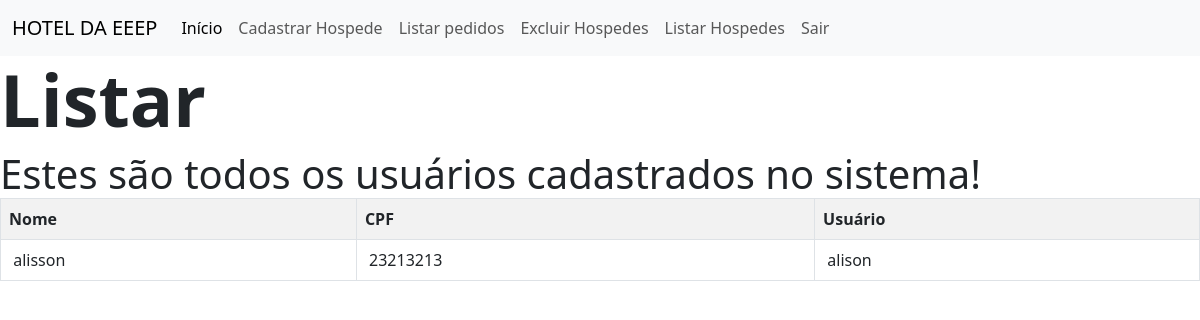
The app's page /ACadastro/ARecepcionista.php?page2=listar, older data.
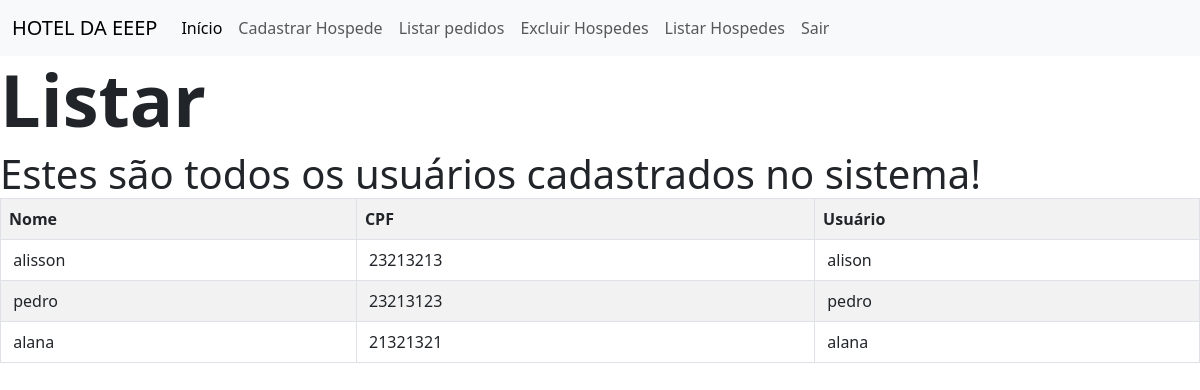
The same page, newer data.
### tables this page shows
CREATE TABLE `funcionarios` (
  `id` int(11) NOT NULL,
  `nome` varchar(255) NOT NULL,
  `cpf` varchar(255) NOT NULL,
  `supervisor` varchar(255) NOT NULL,
  `usuario` varchar(255) NOT NULL,
  `senha` varchar(255) NOT NULL,
  `funcionario` varchar(255) NOT NULL,
  `dinheiro` float NOT NULL
);

### cadastro/listar.php (the view, shortened to what this page needs)
<h1 class="display-2 fw-bold">Listar</h1>
<label class="display-6 fw-normal" for="">Estes são todos os usuários cadastrados no sistema!</label>
<?php
if ($_SESSION['func']=="gerente") {
    $sql="SELECT * FROM funcionarios";
} else {
    $sql="SELECT * FROM funcionarios where funcionario='hospede'";
}
$res = $conn->query($sql);
$nrows=$res->num_rows;
if($nrows>0){
    echo "<table class='table table-hover
    table-striped table-bordered'>";
    echo"<tr>";
    echo  "<th>Nome</th>";
    echo  "<th>CPF</th>";
    echo  "<th>Usuário</th>";
    while($row = $res->fetch_object()){
     echo "<tr><td><label></label> {$row->nome}</td>";
     echo "<td><label></label> {$row->cpf}</td>";
     echo "<td><label></label> {$row->usuario}</td>";
    }
    echo"</table>";
}else{
    echo " <br><h1>SEM RESULTADOS</h1>";
}
?>

Row changes from the older to the newer data that the page shows:
added funcionarios: nome "pedro", cpf "23213123", usuario "pedro"
added funcionarios: nome "alana", cpf "21321321", usuario "alana"
